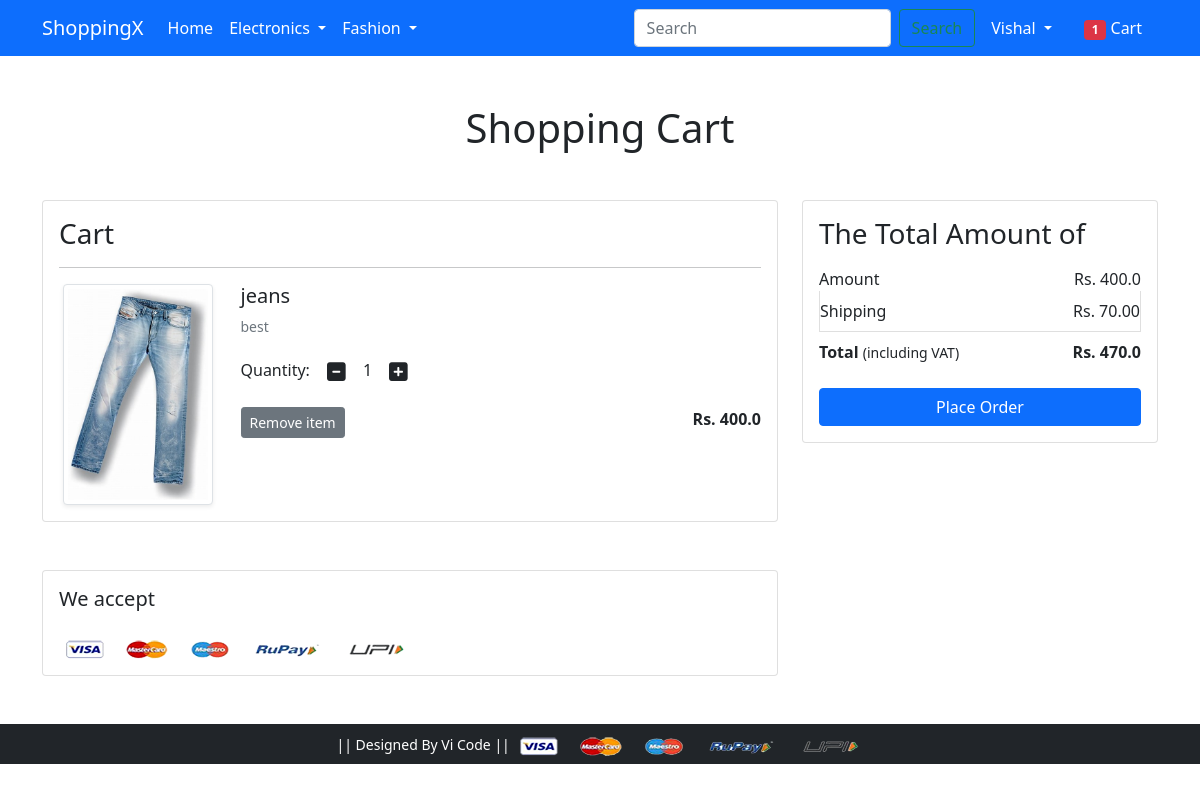
The page /cart/ (signed in) on the database as committed earlier.
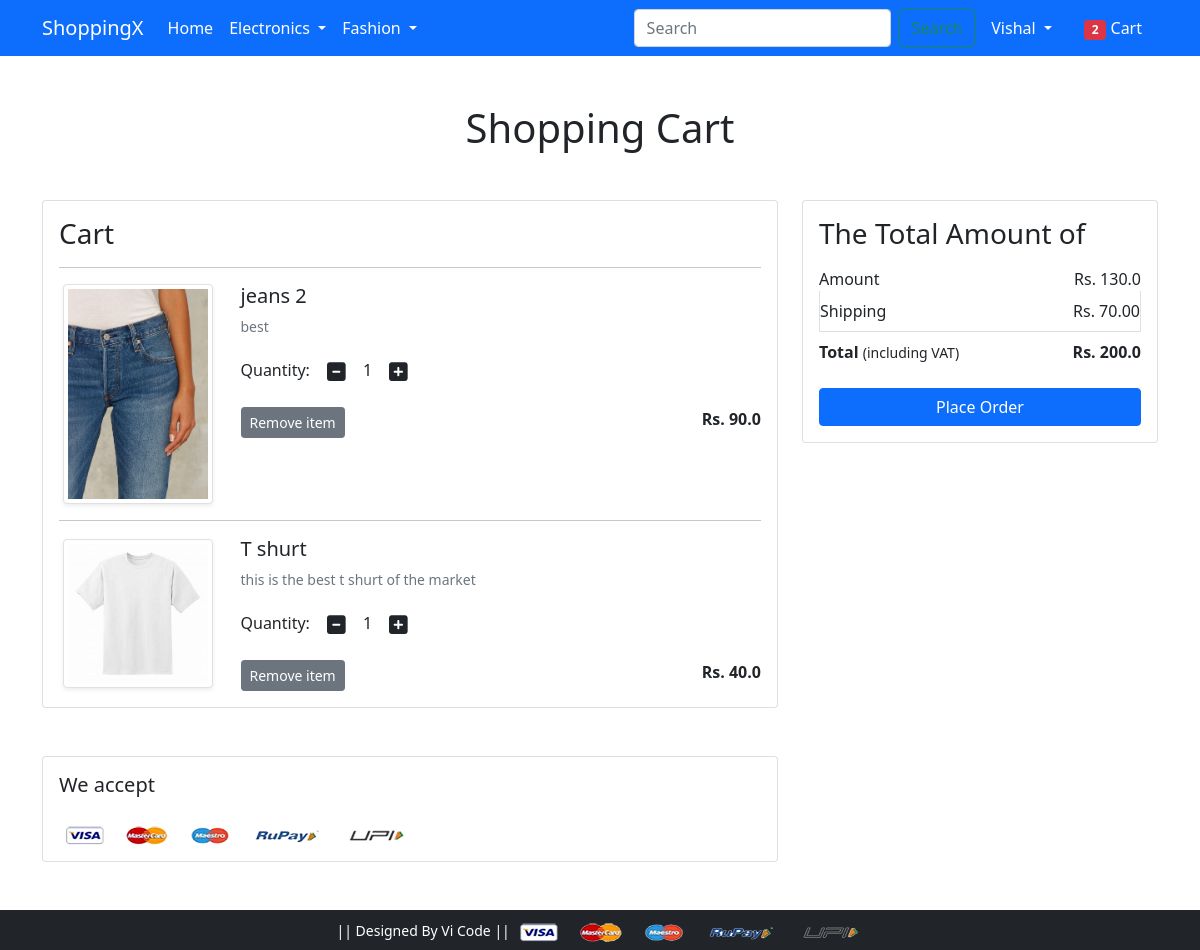
The same page on the database as committed later.
### app/models.py (models this page shows, shortened)
class Cart(models.Model):
    user = models.ForeignKey(User, on_delete=models.CASCADE)
    product = models.ForeignKey(Product, on_delete=models.CASCADE)
    quantity  = models.PositiveIntegerField(default=1)

class Product(models.Model):
    title = models.CharField(max_length=100)
    selling_price = models.FloatField()
    discounted_price = models.FloatField()
    description = models.TextField()
    brand = models.CharField(max_length=100)
    category = models.CharField(choices=CATEGORY_CHOICES, max_length=2)
    product_image = models.ImageField(upload_to='productimg')

### app/views.py (the view)
# urls.py: path('cart/', views.show_cart, name='showcart'),
@login_required
def show_cart(request):
 totalitem = 0
 if request.user.is_authenticated:
  totalitem = len(Cart.objects.filter(user=request.user))
  user = request.user
  cart = Cart.objects.filter(user=user)
  amount = 0.0
  shipping_amount = 70.0
  total_amount = 0.0
  cart_product = [p for p in Cart.objects.all() if p.user == user]
  if cart_product:
   for p in cart_product:
    tempamount = (p.quantity * p.product.discounted_price)
    amount += tempamount
    totalamount = amount + shipping_amount
   return render(request, 'app/addtocart.html', {'carts':cart, 'totalamount': totalamount, 'amount':amount, 'totalitem':totalitem})
  else:
   return render(request, 'app/emptycart.html',{'totalitem':totalitem})

### app/templates/app/addtocart.html (shortened to what this page needs)
{% extends 'app/base.html' %}
{% load static %}
{% block main-content %}
<div class="container my-5">
 <div class="row">
  <h1 class="text-center mb-5">Shopping Cart</h1>
  <div class="col-sm-8">
  <div class="card">
   <div class="card-body">
    <h3>Cart</h3>
    {% for cart in carts %}
    <hr>
    <div class="row">
     <div class="col-sm-3 text-center align-self-center"><img src="{{cart.product.product_image.url}}" alt="" srcset="" class="img-fluid img-thumbnail shadow-sm" height="150" width="150"> </div>
     <div class="col-sm-9">
      <div>
       <h5>{{cart.product.title}}</h5>
       <p class="mb-2 text-muted small">{{cart.product.description}}</p>
       <div class="my-3">
        <label for="quantity">Quantity:</label>
        <a class="minus-cart btn" pid="{{cart.product.id}}"><i class="fas fa-minus-square fa-lg"></i></a>
          <span id="quantity">{{cart.quantity}}</span>
        <a class="plus-cart btn"  pid="{{cart.product.id}}"><i class="fas fa-plus-square fa-lg"></i></a>
       </div>
       <div class="d-flex justify-content-between">
        <a href="#" class="btn btn-sm btn-secondary mr-3 remove-cart" pid="{{cart.product.id}}">Remove item </a>
        <p class="mb-0"><span><strong>Rs. {{cart.product.discounted_price}}</strong></span></p>
       </div>
      </div>
     </div>
    </div>
    {% endfor %}
    </div>
   </div>
  </div>
  <div class="col-sm-4">
   <div class="card">
    <div class="card-body">
      <h3>The Total Amount of</h3>
      <ul class="list-group">
       <li class="list-group-item d-flex justify-content-between align-items-center border-0 px-0 pb-0">Amount<span>Rs. <span id="amount">{{amount}}</span></span></li>
       <li class="list-group-item d-flex justify-content-between align-items-center px-0">Shipping<span>Rs. 70.00</span></li>
       <li class="list-group-item d-flex justify-content-between align-items-center border-0 px-0 mb-3">
        <div>
           <strong>Total</strong> <small>(including VAT)</small>
         </div>
         <span><strong>Rs. <strong id="totalamount">{{totalamount}}</strong></strong></span>
       </li>
      </ul>
      <div class="d-grid"><a href="{% url 'checkout' %}" class="btn btn-primary">Place Order</a></div>
    </div>
   </div>
  </div>
 </div>
</div>
<div class="container">
 <div class="row">
  <div class="col-sm-8">
   <div class="card">
    <div class="card-body">
      <h5 class="mb-4">We accept</h5>
      <img src="{% static 'app/images/payment.png' %}" alt="" class="img-fluid">
    </div>
  </div>
  </div>
 </div>
</div>
{% endblock main-content %}

### app/templates/app/base.html (shortened to what this page needs)
<!doctype html>
{% load static %}
<html lang="en">
  <head>
    <link href="https://cdn.jsdelivr.net/npm/bootstrap@5.0.0-beta1/dist/css/bootstrap.min.css" rel="stylesheet">
    <link rel="stylesheet" href="{% static 'app/css/owl.carousel.min.css' %}">
    <link rel="stylesheet" href="{% static 'app/css/all.min.css' %}">
    <link rel="stylesheet" href="{% static 'app/css/style.css' %}">
  </head>
  <body>
    <nav class="navbar navbar-expand-lg navbar-dark bg-primary">
     <div class="container">
       <a class="navbar-brand" href="/">ShoppingX</a>
       <div class="collapse navbar-collapse" id="navbarSupportedContent">
         <ul class="navbar-nav me-auto mb-2 mb-lg-0">
           <li class="nav-item">
             <a class="nav-link active" aria-current="page" href="/">Home</a>
           </li>
           <li class="nav-item dropdown">
             <a class="nav-link dropdown-toggle text-white" href="#" id="electronicsDropdown" role="button" data-bs-toggle="dropdown" aria-expanded="false">
               Electronics
             </a>
           </li>
           <li class="nav-item dropdown">
             <a class="nav-link dropdown-toggle text-white" href="#" id="fashionDropdown" role="button" data-bs-toggle="dropdown" aria-expanded="false">
               Fashion
             </a>
           </li>
         </ul>
        <form class="d-flex" method="GET" action="{% url 'search' %}">
          <input class="form-control me-2" type="search" placeholder="Search" name="query">
          <button class="btn btn-outline-success" type="submit">Search</button>
        </form>
        <div>
          <ul class="navbar-nav me-auto mb-2 mb-lg-0">
          {% if request.user.is_authenticated %}
           <li class="nav-item dropdown mx-2">
              <a class="nav-link dropdown-toggle text-white" href="#" id="profileDropdown" role="button" data-bs-toggle="dropdown" aria-expanded="false">
                {{request.user.username|capfirst}}
              </a>
            </li>
            <li class="nav-item mx-2">
             <a href="{% url 'showcart' %}" class="nav-link text-white"><span class="badge bg-danger">{{totalitem}}</span> Cart </a>
            </li>
          {% endif %}
          </ul>
         </div>
       </div>
     </div>
    </nav>
    {% block main-content %} {% endblock main-content %}
    <footer class="container-fluid bg-dark text-center p-2 mt-5">
        <small class="text-white">|| Designed By Vi Code || </small>
        <img src="{% static 'app/images/payment.png' %}" alt="" srcset="" class="img-fluid" height="2px">
    </footer>
  </body>
</html>

Rows that differ between the two databases and show on the page:
removed Cart: product.product_image (picture), product "jeans", product.description "best", quantity "1", product.discounted_price "400.0"
added Cart: product.product_image (picture), product "jeans 2", product.description "best", quantity "1", product.discounted_price "90.0"
added Cart: product.product_image (picture), product "T shurt", product.description "this is the best t shurt of the market", quantity "1", product.discounted_price "40.0"
Other text that changed with them:
{{ totalitem }}: "1" → "2"
{{ amount }}: "400.0" → "130.0"
{{ totalamount }}: "470.0" → "200.0"
